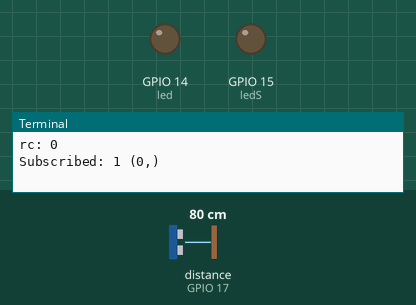
Bench run of a program on a simulated Raspberry Pi (BCM pin numbers). On the bench: output pins drawn as LEDs (lit = HIGH), the last lines printed to the terminal. Dashed ring = blinking. The test bench sets the inputs (shaded band); at power-on: distance to the obstacle (sensor on GPIO 17) 80 cm. The echo pulse lasts 58.3 µs per cm; no MQTT or app messages arrive unless stated.

Above: at 1.3 s.
1.4 s: distance to the obstacle (sensor on GPIO 17) set to 12 cm
2.9 s: distance to the obstacle (sensor on GPIO 17) set to 9 cm
At 4.2 s:
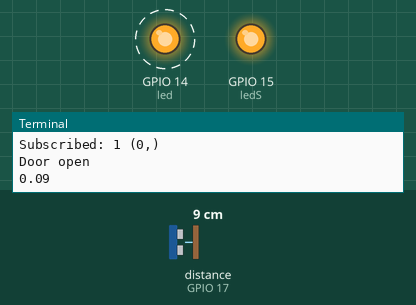
8.9 s: distance to the obstacle (sensor on GPIO 17) set to 18 cm
At 9.21 s:
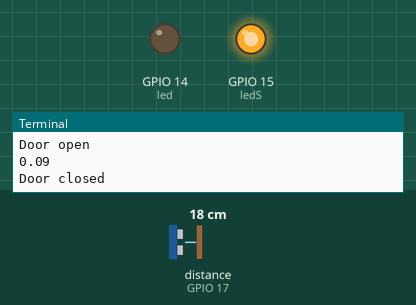
10.8 s: distance to the obstacle (sensor on GPIO 17) set to 2 cm
At 11.22 s:
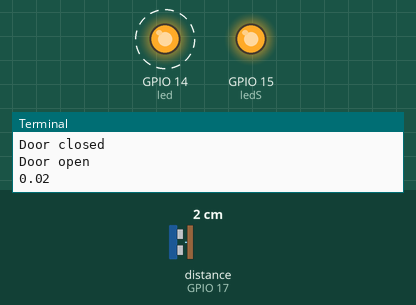
13.8 s: distance to the obstacle (sensor on GPIO 17) set to 35 cm
At 14.04 s:
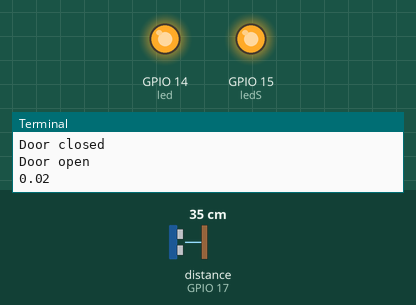
Timing chart, 0 to 16.6 s (numbered marks = the images above; inputs shaded):
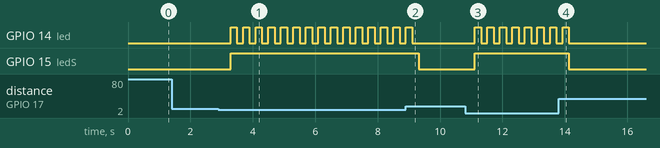

Measured:
- the behaviour switches between 11 and 10 cm on distance to the obstacle (sensor on GPIO 17) (found by bisection; images 0 and 1)
- after the input at 1.4 s, every drawn part: stays the same
- after the input at 2.9 s, GPIO 14 (led): alternates HIGH for 0.20 s and LOW for 0.20 s, starting after 0.39 s; GPIO 15 (ledS): LOW → HIGH after 0.39 s
- after the input at 8.9 s, GPIO 14 (led): goes on until 9.1 s, then stays LOW; GPIO 15 (ledS): HIGH → LOW after 0.41 s
- after the input at 10.8 s, GPIO 14 (led): alternates HIGH for 0.20 s and LOW for 0.20 s, starting after 0.32 s; GPIO 15 (ledS): LOW → HIGH after 0.32 s
- after the input at 13.8 s, GPIO 14 (led): goes on until 14.1 s, then stays LOW; GPIO 15 (ledS): HIGH → LOW after 0.33 s

The program:

doorAlarm.py
```python
from time import sleep
from gpiozero import DistanceSensor, LED
import json

import paho.mqtt.client as mqtt
import paho.mqtt.publish as publish

######################setup#########################
led = LED(14)
ledS = LED(15)
ultrasonic = DistanceSensor(echo=17, trigger=4, threshold_distance=0.10) #threshold is set to 0.3m standard
# LED WAS 3
# TRIGGER WAS 4

#################global declarations##################
triggerFlag = buttonFlag = alarmState = 0
ledState = toggleFlag = False

############### MQTT section ##################
Broker = "172.16.218.10"

snd_topic = "home/alarmer" #publish messages to this topic
rcv_topic = "home/receiver" #sub to messages on this topic

#when connecting:
def on_connect(mqttc, obj, flags, rc):
    print("rc: "+str(rc))
    mqttc.subscribe(rcv_topic) #sub

#when receving a message:
def on_message(mqttc, obj, msg):
    print("subscribing.")
    try:
        p = msg.payload.decode("utf-8")
        print("decoded payload: " + p)

        x = json.loads(p)
        handle_values(tuple(x['values']))
        return
    except Exception as e:
        print(e)

#when subscribing:
def on_subscribe(mqttc, obj, mid, granted_qos):
    print("Subscribed: "+str(mid)+" "+str(granted_qos))

def snd_msg(state, dist, trigg):
    dataToSend=json.dumps({"values":[state,dist,trigg]})
    #print("sending data through mqtt: " + dataToSend)
    mqttc.publish(snd_topic, dataToSend)

mqttc = mqtt.Client()
mqttc.on_connect = on_connect
mqttc.on_message = on_message
mqttc.on_subscribe = on_subscribe
mqttc.connect(Broker, 1883, 60)
mqttc.loop_start() #or client.loop_forever()

####################functions#########################
def handle_values(values):
    global alarmState, buttonFlag, toggleFlag

    if values[0]: #button hold - True
        alarmState = 0
        buttonFlag = 1

    if values[1]: #toggle - True
        toggleFlag = True
    elif not values[1]:
        toggleFlag = False

def firstTrigger():
    global triggerFlag

    #first time alarm starts going off, write to file:
    if triggerFlag==0:
        print(str(ultrasonic.distance))
        snd_msg(alarmState, ultrasonic.distance, True)
        triggerFlag = 1 #first time has passed
        #print("first trigger.")

def alarm():
    global ledState

    if alarmState == 1: #ALARM ON
        ledState = not ledState
        led.value = ledState #turn on or off led depending on state
        ledS.on()

    elif alarmState == 0: #ALARM OFF
        ledState = False
        led.off()
        ledS.off()

def outOfRange():
    global triggerFlag, buttonFlag, alarmState

    print("Door closed")
    triggerFlag = buttonFlag = 0 #reset file, toggle and button flags
    alarmState = 0 #alarm is off

def inRange():
    global alarmState

    print("Door open")
    firstTrigger()
    if buttonFlag == 0:
        alarmState = 1
        #print("alarm state changed to 1.")

#####################main###########################
def main():

    ultrasonic.when_out_of_range = outOfRange
    ultrasonic.when_in_range = inRange

    #print("starting alarm")
    alarm()
    snd_msg(alarmState, str(ultrasonic.distance), False)
    sleep(0.2)

def mainToggle():
	global alarmState

	alarmState = not alarmState
	alarm()
	sleep(0.2)

#################toplevel script####################
if __name__ == '__main__':
    while True:
        if toggleFlag:
        	mainToggle()
        elif not toggleFlag:
            main()
```
